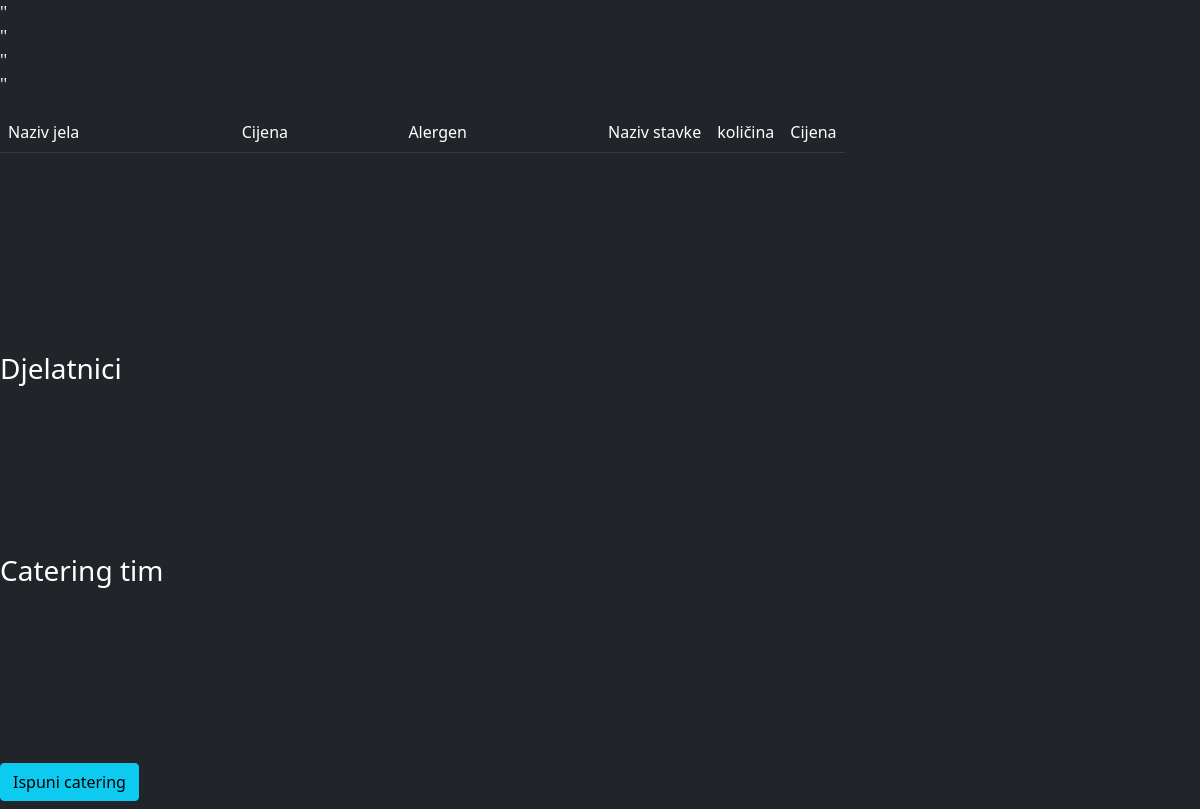
The app's page /webaplikacija/poslovodja/pcatering/p_zahtjevcatering.php, older data.
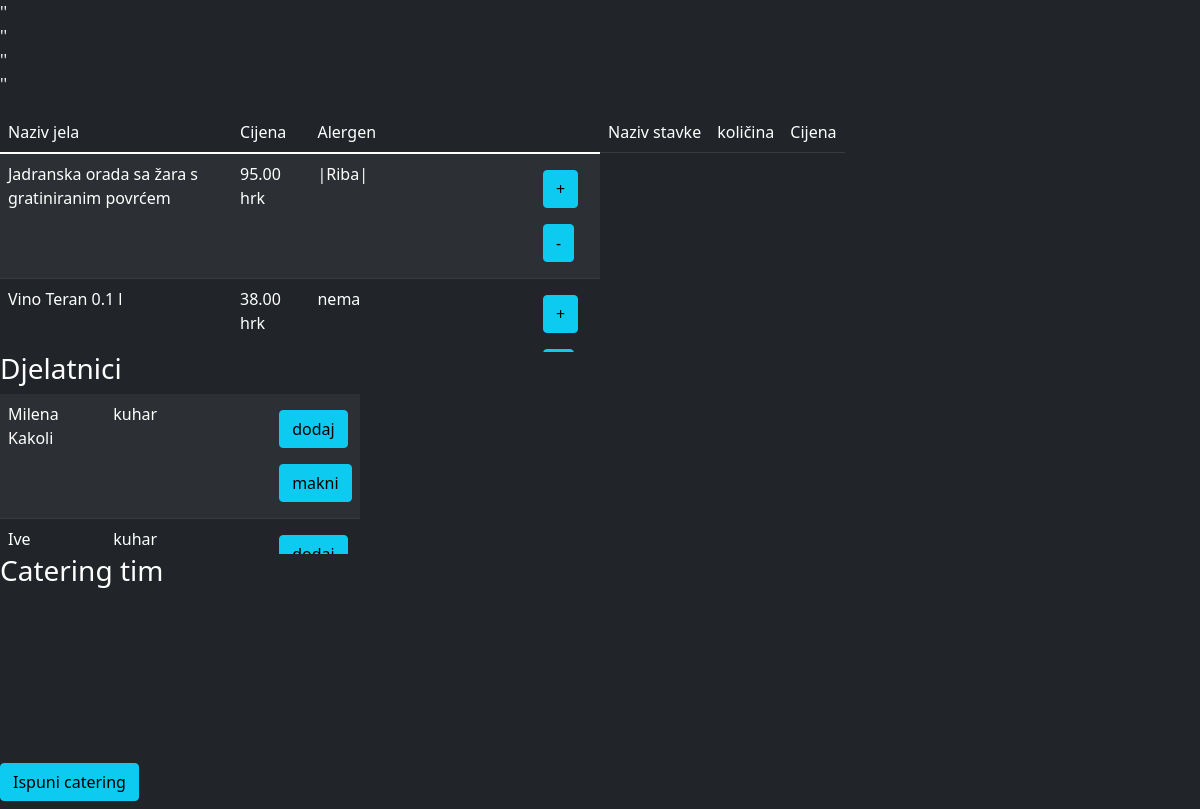
The same page, newer data.
### tables this page shows
CREATE TABLE djelatnik (
	id INTEGER PRIMARY KEY AUTO_INCREMENT,
    id_osoba INTEGER NOT NULL,
    oib CHAR(11) NOT NULL,
    datum_rodenja DATE NOT NULL,
    datum_zaposlenja DATETIME NOT NULL DEFAULT CURRENT_TIMESTAMP,
    id_zanimanje INTEGER NOT NULL,
    zaposlen CHAR(1) NOT NULL DEFAULT "D",
    CHECK (zaposlen IN("D", "N")),
    FOREIGN KEY (id_osoba) REFERENCES osoba (id),
    FOREIGN KEY (id_zanimanje) REFERENCES zanimanje (id),
    CONSTRAINT id_osoba_unique UNIQUE (id_osoba),
    CONSTRAINT oib_unique UNIQUE (oib)
);

CREATE TABLE osoba (
	id INTEGER PRIMARY KEY AUTO_INCREMENT,
    ime VARCHAR(50) NOT NULL,
    prezime VARCHAR(50) NOT NULL,
    broj_mob VARCHAR(10),
    email VARCHAR(30)
);

CREATE TABLE zanimanje (
	id INTEGER PRIMARY KEY AUTO_INCREMENT,
    naziv VARCHAR(50) NOT NULL,
    placa_hrk DECIMAL(10, 2) DEFAULT 3750.00,
    CHECK (placa_hrk >= 3750.00)
);

### webaplikacija/poslovodja/pcatering/p_zahtjevcatering.php (the view, shortened to what this page needs)
<!DOCTYPE html>
<html>
<head>
    <link href="https://cdn.jsdelivr.net/npm/bootstrap@5.1.3/dist/css/bootstrap.min.css" rel="stylesheet"
>
</head>
<body class='text-light bg-dark'><?php
    include_once '../poslovodja_konekcija.php';
    $podacioc = mysqli_fetch_assoc(mysqli_query($con,"SELECT * FROM catering_zahtjev JOIN adresa ON catering_zahtjev.id_adresa=adresa.id WHERE catering_zahtjev.id='$_SESSION[s_idcatering]'"));
    echo "<p>
    '$podacioc[opis]'<br>
    '$podacioc[drzava]'<br>
    '$podacioc[grad]'<br>
    '$podacioc[ulica]'<br></p>";
    $tablicaracuna = "CREATE TABLE IF NOT EXISTS trenutni_catering
(
id_meni	int,
naziv_stavkec varchar(50),
kolicina int,
cijena_hrk decimal(10,2)
);";
$tablicadjelatnika = "CREATE TABLE IF NOT EXISTS tablicadjelatnika
(
id_djelatnik int,
ime varchar(50),
prezime varchar(50),
zanimanje varchar(50)
);";
$meni = mysqli_query($con,"SELECT * FROM aktivni_meni");
mysqli_query($con,$tablicaracuna);
mysqli_query($con,$tablicadjelatnika);
echo " <section  style='width:50%; float:left; overflow-y:scroll; overflow-x:hidden;  height:240px;'><table class='table table-dark table-striped'><thead>
<tr>
    <td>Naziv jela</td>
    <td>Cijena</td>
    <td>Alergen</td>
</tr>
</thead>
<tbody >";
    while ($redakmenija = mysqli_fetch_assoc($meni)){
    $alergen = '|';
    echo "<tr>
            <td>".$redakmenija['naziv_stavke']."</td>
            <td>".$redakmenija['cijena_hrk']." hrk</td>";
            $provjerialergen = mysqli_query($con,"SELECT alergen.naziv FROM sadrzi_alergen JOIN alergen ON sadrzi_alergen.id_alergen=alergen.id WHERE sadrzi_alergen.id_meni='$redakmenija[id]';");
            if (!mysqli_num_rows($provjerialergen)) {
                $alergen = 'nema';
            } else {
                while ($alergenid = mysqli_fetch_assoc($provjerialergen)) {
                    $alergen .= $alergenid['naziv'].'|';
                }
            }
    echo "<td>$alergen</td>
        <td><a class='my-2 btn btn-info' href='pn_kolicina.php?did=".$redakmenija['id']."&operacija=1'>+</a>
            <a class='my-2 btn btn-info' href='pn_kolicina.php?did=".$redakmenija['id']."&operacija=2'>-</a></td>
        </tr>";
    }
    echo "
    </tbody>
    </table> </section>
    <section style='display:inline-block;'>
    <table class='table table-dark table-striped'><thead>
    <tr>
        <td>Naziv stavke</td>
        <td>količina</td>
        <td>Cijena</td>
    </tr>
    </thead>
    <tbody style='overflow-y:scroll; overflow-x:hidden'>";
    echo "
    </tbody>
    </table></section>";
    echo " <section  style='width:360px; display:block;'><h3 style='color:#FFF;'>Djelatnici</h3>
     <section  style='overflow-y:scroll; overflow-x:hidden;  height:160px;'>
    <table class='table table-dark table-striped'>
    <tbody>";
    $djelatnici = mysqli_query($con, "SELECT djelatnik.id,osoba.ime,osoba.prezime,zanimanje.naziv FROM djelatnik JOIN osoba ON djelatnik.id_osoba=osoba.id JOIN zanimanje ON zanimanje.id=djelatnik.id_zanimanje;");
        while ($djelatnik = mysqli_fetch_assoc($djelatnici)) {
            echo "<tr>
                <td>".$djelatnik['ime']."<br>".$djelatnik['prezime']."</td>
                <td>".$djelatnik['naziv']."</td>
                <td><a class='my-2 btn btn-info' href='p_dodajc.php?did=".$djelatnik['id']."&operacija=1'>dodaj</a>
                <br><a class='my-2 btn btn-info' href='p_dodajc.php?did=".$djelatnik['id']."&operacija=2'>makni</a></td></tr>";
        }
    echo "</tbody></table></section>
     <section  style='width:360px; display:block;'><h3 style='color:#FFF;'>Catering tim</h3>
     <section  style='overflow-y:scroll; overflow-x:hidden;  height:160px;'>
        <table class='table table-dark table-striped'>
        <tbody>";
        echo "
        </tbody>
        </table></section></section>";
echo "</tbody></table></section></section><a class='my-2 btn btn-info' href='p_ispunicatering.php'>Ispuni catering</a>";
?>
</body>
</html>

Row changes from the older to the newer data that the page shows:
added djelatnik: id_osoba.ime "Milena", id_osoba.prezime "Kakoli", id_zanimanje.naziv "kuhar"
added djelatnik: id_osoba.ime "Ive", id_zanimanje.naziv "kuhar"
Text that changed along with them:
new list line: "Jadranska orada sa žara s gratiniranim povrćem 95.00 hrk |Riba| + -"
new list line: "Vino Teran 0.1 l 38.00 hrk nema +"
